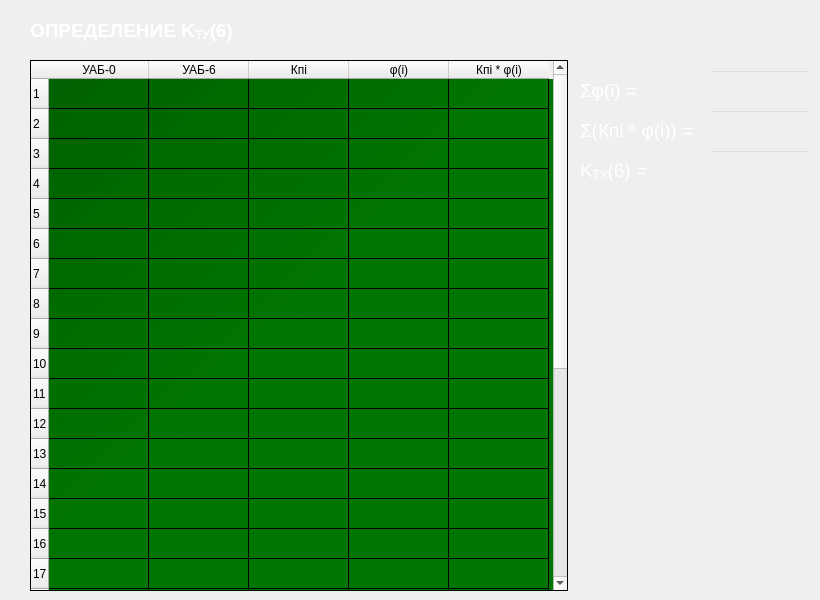
   <widget class="QWidget" name="Ch2_19">
    <widget class="QTableWidget" name="tableWidget_166">
     <property name="geometry">
      <rect>
       <x>30</x>
       <y>60</y>
       <width>538</width>
       <height>531</height>
      </rect>
     </property>
     <property name="styleSheet">
      <string notr="true">QTableWidget
{
background-color: 
qlineargradient(x1: 0, y1: 0, x2: 0.5, y2: 0.5, stop: 0 #006000, stop: 1 #007500);
color:white;
}</string>
     </property>
     <property name="columnCount">
      <number>5</number>
     </property>
     <row>
      <property name="text">
       <string>1</string>
      </property>
     </row>
     <row>
      <property name="text">
       <string>2</string>
      </property>
     </row>
     <row>
      <property name="text">
       <string>3</string>
      </property>
     </row>
     <row>
      <property name="text">
       <string>4</string>
      </property>
     </row>
     <row>
      <property name="text">
       <string>5</string>
      </property>
     </row>
     <row>
      <property name="text">
       <string>6</string>
      </property>
     </row>
     <row>
      <property name="text">
       <string>7</string>
      </property>
     </row>
     <row>
      <property name="text">
       <string>8</string>
      </property>
     </row>
     <row>
      <property name="text">
       <string>9</string>
      </property>
     </row>
     <row>
      <property name="text">
       <string>10</string>
      </property>
     </row>
     <row>
      <property name="text">
       <string>11</string>
      </property>
     </row>
     <row>
      <property name="text">
       <string>12</string>
      </property>
     </row>
     <row>
      <property name="text">
       <string>13</string>
      </property>
     </row>
     <row>
      <property name="text">
       <string>14</string>
      </property>
     </row>
     <row>
      <property name="text">
       <string>15</string>
      </property>
     </row>
     <row>
      <property name="text">
       <string>16</string>
      </property>
     </row>
     <row>
      <property name="text">
       <string>17</string>
      </property>
     </row>
     <row>
      <property name="text">
       <string>18</string>
      </property>
     </row>
     <row>
      <property name="text">
       <string>19</string>
      </property>
     </row>
     <row>
      <property name="text">
       <string>20</string>
      </property>
     </row>
     <row>
      <property name="text">
       <string>21</string>
      </property>
     </row>
     <row>
      <property name="text">
       <string>22</string>
      </property>
     </row>
     <row>
      <property name="text">
       <string>23</string>
      </property>
     </row>
     <row>
      <property name="text">
       <string>24</string>
      </property>
     </row>
     <row>
      <property name="text">
       <string>25</string>
      </property>
     </row>
     <row>
      <property name="text">
       <string>26</string>
      </property>
     </row>
     <row>
      <property name="text">
       <string>27</string>
      </property>
     </row>
     <row>
      <property name="text">
       <string>28</string>
      </property>
     </row>
     <row>
      <property name="text">
       <string>29</string>
      </property>
     </row>
     <column>
      <property name="text">
       <string>УАБ-0</string>
      </property>
     </column>
     <column>
      <property name="text">
       <string>УАБ-6</string>
      </property>
     </column>
     <column>
      <property name="text">
       <string>Кпi</string>
      </property>
     </column>
     <column>
      <property name="text">
       <string>φ(i)</string>
      </property>
     </column>
     <column>
      <property name="text">
       <string>Кпi * φ(i)</string>
      </property>
     </column>
    </widget>
    <widget class="QLabel" name="label_30">
     <property name="geometry">
      <rect>
       <x>30</x>
       <y>10</y>
       <width>211</width>
       <height>41</height>
      </rect>
     </property>
     <property name="styleSheet">
      <string notr="true">QLabel
{
color: white;
}</string>
     </property>
     <property name="text">
      <string>&lt;html&gt;&lt;head/&gt;&lt;body&gt;&lt;p&gt;&lt;span style=&quot; font-size:14pt; font-weight:600;&quot;&gt;ОПРЕДЕЛЕНИЕ K&lt;/span&gt;&lt;span style=&quot; font-size:14pt; font-weight:600; vertical-align:sub;&quot;&gt;ТУ&lt;/span&gt;&lt;span style=&quot; font-size:14pt; font-weight:600;&quot;&gt;(6)&lt;/span&gt;&lt;/p&gt;&lt;/body&gt;&lt;/html&gt;</string>
     </property>
    </widget>
    <widget class="QLineEdit" name="sum_phi_K6">
     <property name="geometry">
      <rect>
       <x>710</x>
       <y>70</y>
       <width>101</width>
       <height>30</height>
      </rect>
     </property>
     <property name="styleSheet">
      <string notr="true">QLineEdit
{
background: rgb(0,0,0,0);
color: white;
}</string>
     </property>
     <property name="text">
      <string/>
     </property>
    </widget>
    <widget class="QLabel" name="K1_l_4">
     <property name="geometry">
      <rect>
       <x>580</x>
       <y>150</y>
       <width>81</width>
       <height>41</height>
      </rect>
     </property>
     <property name="styleSheet">
      <string notr="true">QLabel
{
color: white;
}</string>
     </property>
     <property name="text">
      <string>&lt;html&gt;&lt;head/&gt;&lt;body&gt;&lt;p&gt;&lt;span style=&quot; font-size:14pt;&quot;&gt;K&lt;/span&gt;&lt;span style=&quot; font-size:14pt; vertical-align:sub;&quot;&gt;ТУ&lt;/span&gt;&lt;span style=&quot; font-size:14pt;&quot;&gt;(6) =&lt;/span&gt;&lt;/p&gt;&lt;/body&gt;&lt;/html&gt;</string>
     </property>
    </widget>
    <widget class="QLabel" name="sum_phi_K2_l_5">
     <property name="geometry">
      <rect>
       <x>580</x>
       <y>70</y>
       <width>121</width>
       <height>41</height>
      </rect>
     </property>
     <property name="styleSheet">
      <string notr="true">QLabel
{
color: white;
}</string>
     </property>
     <property name="text">
      <string>&lt;html&gt;&lt;head/&gt;&lt;body&gt;&lt;p&gt;&lt;span style=&quot; font-size:14pt;&quot;&gt;Σφ(i) =&lt;/span&gt;&lt;/p&gt;&lt;/body&gt;&lt;/html&gt;</string>
     </property>
    </widget>
    <widget class="QLineEdit" name="K6">
     <property name="geometry">
      <rect>
       <x>710</x>
       <y>150</y>
       <width>101</width>
       <height>30</height>
      </rect>
     </property>
     <property name="styleSheet">
      <string notr="true">QLineEdit
{
background: rgb(0,0,0,0);
color: white;
}</string>
     </property>
     <property name="text">
      <string/>
     </property>
    </widget>
    <widget class="QLineEdit" name="sum_Kphi_K6">
     <property name="geometry">
      <rect>
       <x>710</x>
       <y>110</y>
       <width>101</width>
       <height>30</height>
      </rect>
     </property>
     <property name="styleSheet">
      <string notr="true">QLineEdit
{
background: rgb(0,0,0,0);
color: white;
}</string>
     </property>
     <property name="text">
      <string/>
     </property>
    </widget>
    <widget class="QLabel" name="sum_Kphi_K2_l_5">
     <property name="geometry">
      <rect>
       <x>580</x>
       <y>110</y>
       <width>121</width>
       <height>41</height>
      </rect>
     </property>
     <property name="styleSheet">
      <string notr="true">QLabel
{
color: white;
}</string>
     </property>
     <property name="text">
      <string>&lt;html&gt;&lt;head/&gt;&lt;body&gt;&lt;p&gt;&lt;span style=&quot; font-size:14pt;&quot;&gt;Σ(Кпi * φ(i)) =&lt;/span&gt;&lt;/p&gt;&lt;/body&gt;&lt;/html&gt;</string>
     </property>
    </widget>
   </widget>
